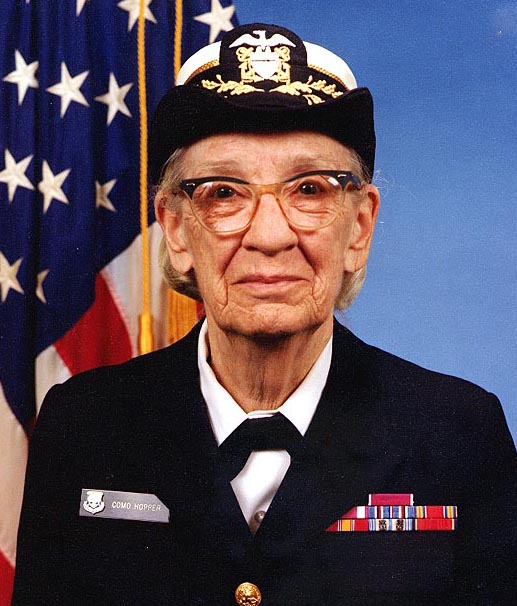
#> input picture _archive/skills/skill-writer/test/onnx/assets/grace_hopper_517x606.jpg, 517 x 606 px
$ python -i kaleidoscope.py   (imports and definitions only)
#> lines starting #> are read from the running program, lines starting #| are printed output that depends on the picture
#> further down, picture is the input picture: PIL image 517x606 RGB; mean R, G, B 82.6, 72.4, 86.4
#!/usr/bin/env python3
"""
Kaleidoscope Effect - Create mirror/rotation effects.

Apply kaleidoscope effects to frames or objects for psychedelic visuals.
"""

import math
import sys
from pathlib import Path

sys.path.append(str(Path(__file__).parent.parent))

import numpy as np
from PIL import Image, ImageDraw, ImageOps


# [67 lines left out: function apply_kaleidoscope, not called in this run]


def apply_simple_mirror(frame: Image.Image, mode: str = "quad") -> Image.Image:
    """
    Apply simple mirror effect (faster than full kaleidoscope).

    Args:
        frame: Input frame
        mode: 'horizontal', 'vertical', 'quad' (4-way), 'radial'

    Returns:
        Mirrored frame
    """
#> called with mode = 'quad'
    width, height = frame.size
#> width = 517; height = 606
    center_x, center_y = width // 2, height // 2
#> center_x = 258; center_y = 303

    if mode == "horizontal":
        # Mirror left half to right
        left_half = frame.crop((0, 0, center_x, height))
        left_flipped = ImageOps.mirror(left_half)
        result = frame.copy()
        result.paste(left_flipped, (center_x, 0))
        return result

    elif mode == "vertical":
        # Mirror top half to bottom
        top_half = frame.crop((0, 0, width, center_y))
        top_flipped = ImageOps.flip(top_half)
        result = frame.copy()
        result.paste(top_flipped, (0, center_y))
        return result

    elif mode == "quad":
        # 4-way mirror (top-left quadrant mirrored to all)
        quad = frame.crop((0, 0, center_x, center_y))
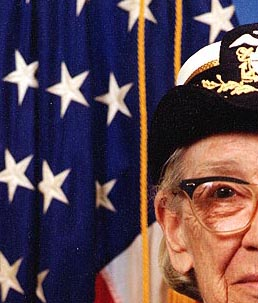
#> quad: PIL image 258x303 RGB; mean R, G, B 91.1, 69.9, 79.9

        result = Image.new("RGB", (width, height))
#> result: PIL image 517x606 RGB; every value is 0

        # Top-left (original)
        result.paste(quad, (0, 0))
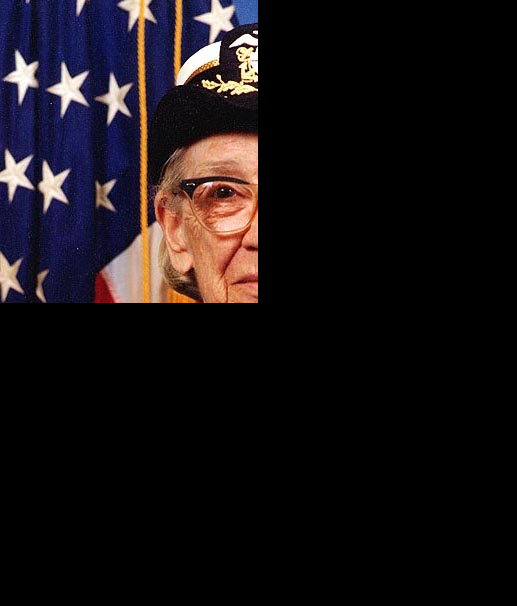
#> result: PIL image 517x606 RGB; mean R, G, B 22.7, 17.4, 19.9

        # Top-right (horizontal mirror)
        result.paste(ImageOps.mirror(quad), (center_x, 0))
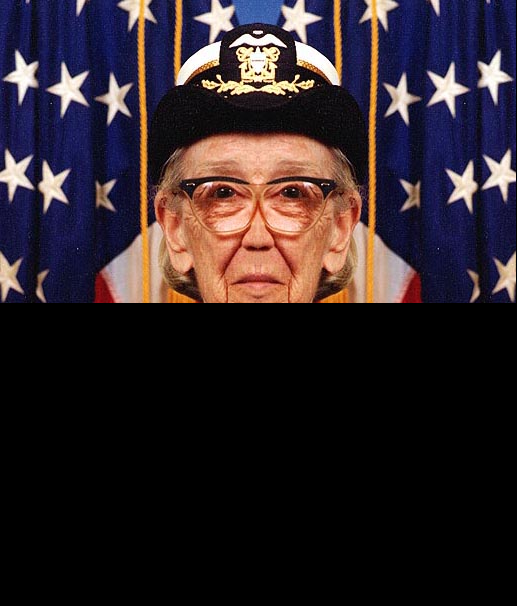
#> result: PIL image 517x606 RGB; mean R, G, B 45.4, 34.9, 39.9

        # Bottom-left (vertical mirror)
        result.paste(ImageOps.flip(quad), (0, center_y))
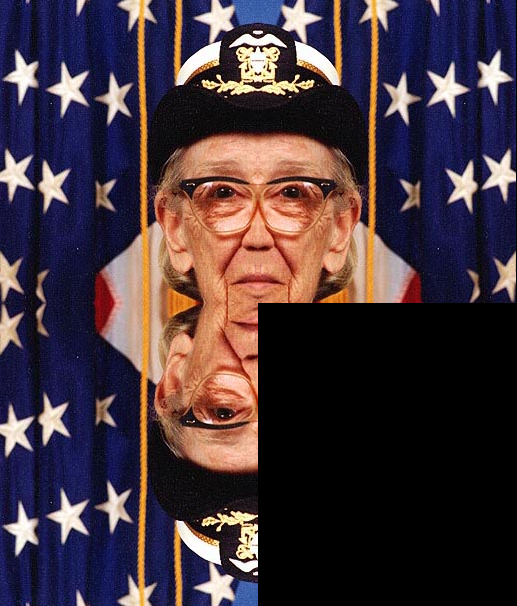
#> result: PIL image 517x606 RGB; mean R, G, B 68.2, 52.3, 59.8

        # Bottom-right (both mirrors)
        result.paste(ImageOps.flip(ImageOps.mirror(quad)), (center_x, center_y))
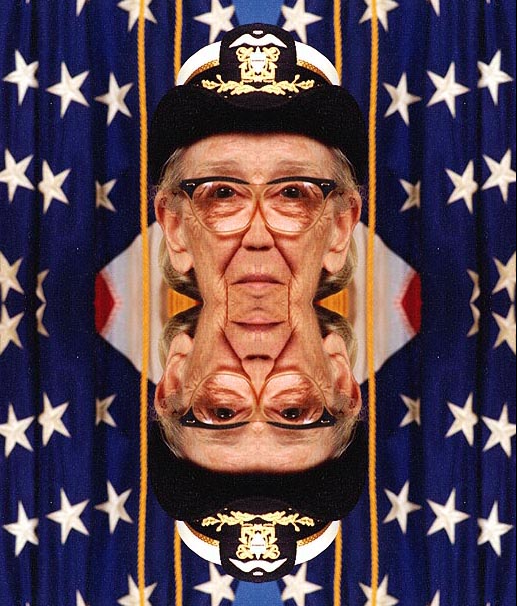
#> result: PIL image 517x606 RGB; mean R, G, B 90.9, 69.8, 79.7

        return result

    else:
        return frame


# [54 lines left out: function create_kaleidoscope_animation, not called in this run]


# Example usage
# [14 lines not run here, left out]

>>> from PIL import Image
>>> picture = Image.open('../../../../../../../skill-writer/test/onnx/assets/grace_hopper_517x606.jpg')
>>> result = apply_simple_mirror(picture)
